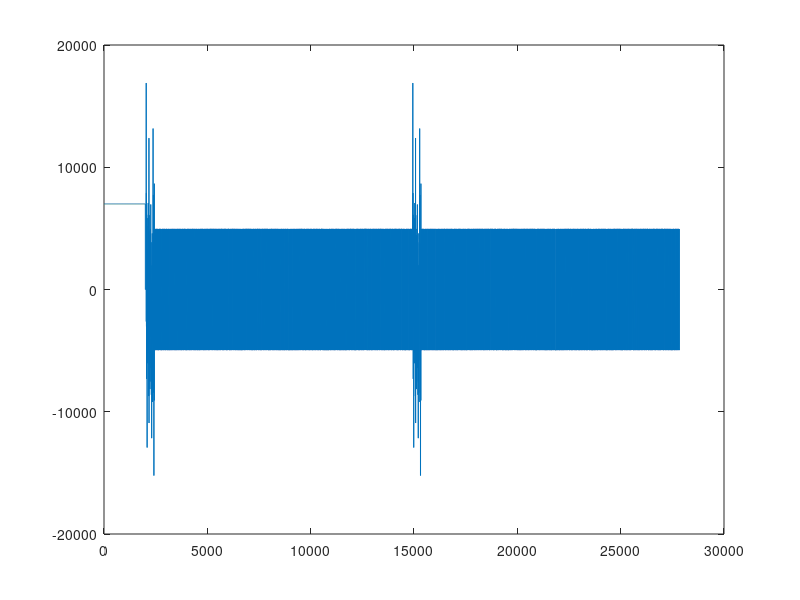
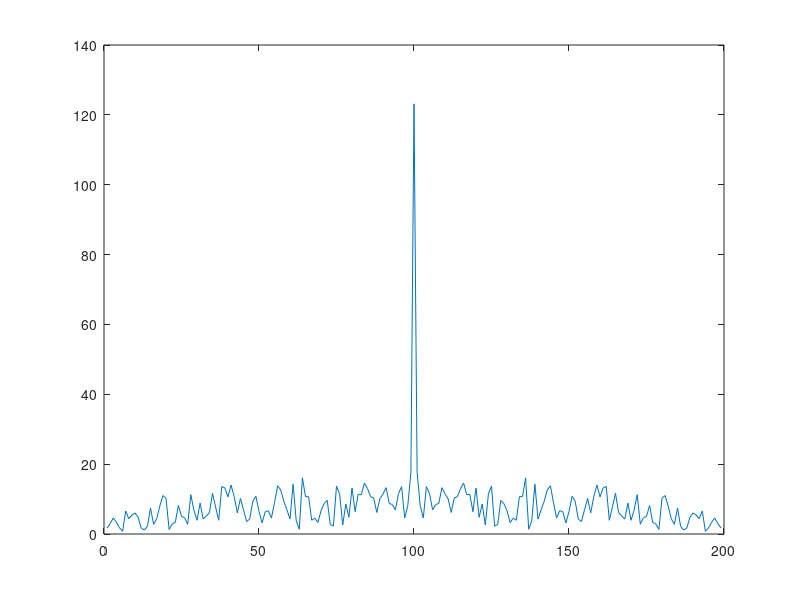
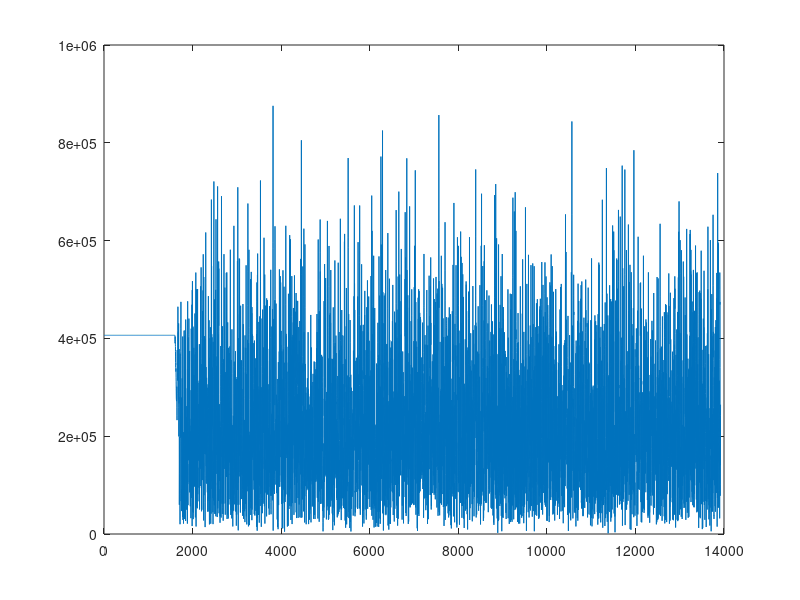

Write MATLAB code to recreate these figures, in order.
%close all;
fid1=fopen('train_norm.dat','r');
x=fread(fid1,100*2,'double');
fclose(fid1);

tComplex= zeros(1,100);
count = 1;
for i=1:2:100*2
    tComplex(count) = complex(x(i),x(i+1));
    count = count+1;
end



fid1=fopen('sent.dat','r');
x=fread(fid1,55680,'short');
fclose(fid1);

xComplex= zeros(1,55680/2);
count = 1;
for i=1:2:55680
    xComplex(count) = complex(x(i),x(i+1));
    count = count+1;
end

figure(1)
plot(real(xComplex))



figure(2)
plot(abs(xcorr(tComplex)))

figure(3)
Q=4;
pulse=ones(1,4);
train_seq=upfirdn(tComplex, pulse, Q, 1);      %upsample original TS
    
    c = xcorr(xComplex,train_seq);
    c_dash = c(length(xComplex):floor(3/2*length(xComplex)+1));
    plot(abs(c_dash))
    [~,t_samp] = max(abs(c_dash));
    t_sampl=t_samp;
    
% Phase estimator using the training sequence.         
    
    phi_hat=angle(c(t_samp));
    phi_hat=mod(phi_hat,2*pi);
